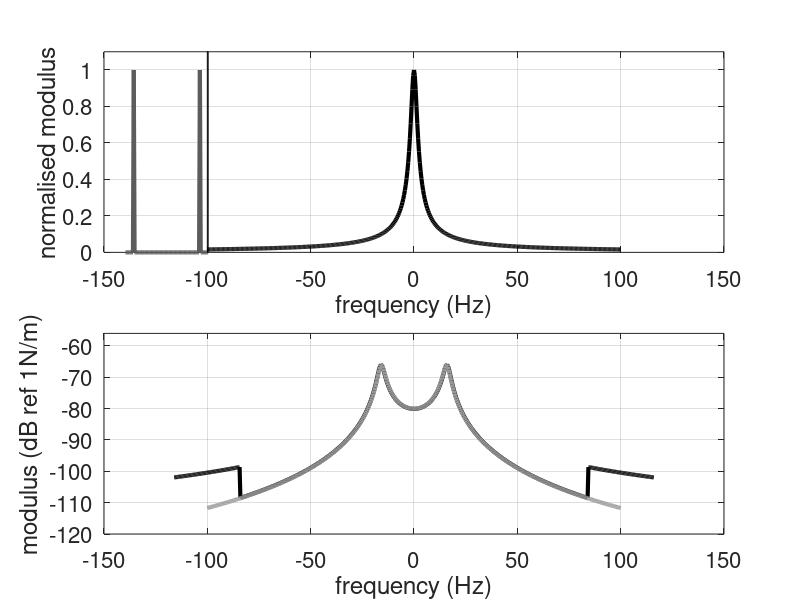

MATLAB code for this plot: (Note: this script raises an error after producing the figure.)
clear all 

%% parameters
m = 1;                              % [kg]        see Matlab Example 3.1   
k=10000;                            % [N/m]  
z = 0.1; c = 2*z*sqrt(m*k);         % [Ns/m] 
wn=sqrt(k/m); wd=sqrt(1-z^2)*wn;    % [rad/s]
fd=wd/(2*pi);
%% FRFs
df=0.4;f=-100:df:100;                           % [Hz]      frequency vector
w=2*pi*f;                                       % [rad/s]
H=1./(z*wn+j*w);                                % [m/N]     FRF of envelope
HH=1./(k-w.^2*m+j*w*c);                         % FRF of SDOF system
fr=-0.2*100:df:0.2*100;                         % frequency vector
W=zeros(length(fr),1);A=1/(2*j)*1/(m*wd);       % W is the FRF of the oscilatory term. It has units of m/N
W((length(fr)+1)/2-round(fd/df))=1/df*A;
W((length(fr)+1)/2+round(fd/df))=-1/df*A;

%% convolution
C=conv(W,H)*df;

%% plot the results 
fmin = 1.5*min(f); fmax = 1.5*max(f);            % set the frequency range for the graph
Wf = fliplr(W);                                  % flip the envelope
ff = fliplr(-fr);
ff = ff + ( min(f)-max(ff) );                    % slide range of W
fc = [ff f(2:end)];fc = fc+max(fr);              % range of convolved function
set(figure,'Position', [40, 40, 1450, 700]);     % set position of the animation
  
subplot(2,1,1);                                  % plot of separate functions
HN=abs(H)/max(abs(H));WN=abs(W)/max(abs(W));     % normalised functions
p = plot(f,HN,'k','linewidth',3); hold on        % normnalised FT of the envelope
gr=[.6 .6 .6];                                   % define grey colour
q = plot(fr,WN,'k','linewidth',3,'Color',0.6*gr); % normalised W 
axis([fmin,fmax,0,1.1])  
set(gca,'fontsize',16)
xlabel('frequency (Hz)');
ylabel('normalised modulus');
sl = line( [min(f) min(f)], [1.1 1.1], 'color','k'); % vertical line for overlap
hold on; grid on;
sg = rectangle('Position', [min(f) 1 0 0], ...       % shaded region
                'FaceColor', [.9 .9 .9]);
            
subplot(2,1,2);                                      % plot of convolved values in dB
CdB=20*log10(abs(C));HHdB=20*log10(abs(HH));
r = plot(fc,CdB,'k','linewidth',3);hold on
p = plot(f,HHdB,'k','linewidth',3,'Color',gr); 
hold on;grid on;
axis([fmin,fmax,-120,max(CdB)+10])  
set(gca,'fontsize',16)
xlabel('frequency (Hz)');
ylabel('modulus (dB ref 1N/m)');

%% animation block
for n=1:length(fc)
    pause(0);                                   % controls animation speed
    ff=ff+df;
    set(q,'XData',ff,'YData',WN);               
    sx = min(max(ff(1),min(f)),max(f));         % left-hand boundary of overlap  
    sx_a = [sx sx];
    set(sl,'XData',sx_a);
    ex = min( ff(end), max(f) );                % right hand boundary of overlap
    ex_a = [ex ex];
    set(sl,'XData', ex_a);
    rpos = [sx 0 max(0.0001, ex-sx) 1.1];       % shading of overlap region
    set(sg,'Position',rpos);
    uistack(sg,'bottom');
    set(p,'XData',f,'YData',HHdB);              % plot of FRF
    uistack(p,'bottom');
    set(r,'XData',fc(1:n),'YData',CdB(1:n));    % plot of convolved function
end